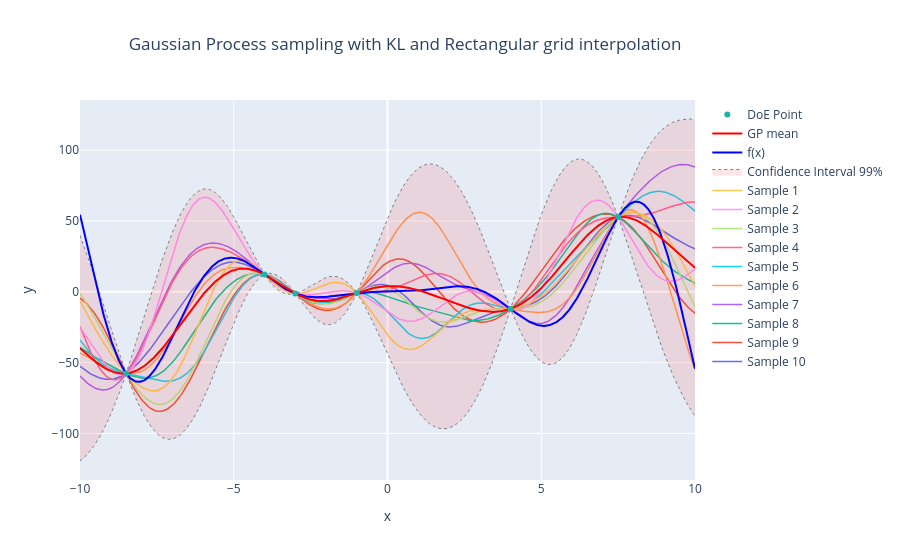

The code cell stored with this chart in its notebook:
### Code cell
fig = go.Figure()
fig = plot_trajectories(
    X_plot, X_doe, Y_doe, X_data, traj_rec, "KL and Rectangular grid interpolation"
)
fig.show()

### Figure 1 — Plotly figure (JSON) as saved in the notebook; plotly's stock layout.template omitted (floating-point values rounded to 4 significant figures; data arrays with more than 128 entries replaced by an {"elided": "..."} marker saying what was removed)
{"data": [{"line": {"dash": "solid", "width": 1.5}, "name": "Sample 10", "showlegend": true, "type": "scatter", "x": {"elided": "500 float values"}, "y": {"elided": "500 float values"}}, {"line": {"dash": "solid", "width": 1.5}, "name": "Sample 9", "showlegend": true, "type": "scatter", "x": {"elided": "500 float values"}, "y": {"elided": "500 float values"}}, {"line": {"dash": "solid", "width": 1.5}, "name": "Sample 8", "showlegend": true, "type": "scatter", "x": {"elided": "500 float values"}, "y": {"elided": "500 float values"}}, {"line": {"dash": "solid", "width": 1.5}, "name": "Sample 7", "showlegend": true, "type": "scatter", "x": {"elided": "500 float values"}, "y": {"elided": "500 float values"}}, {"line": {"dash": "solid", "width": 1.5}, "name": "Sample 6", "showlegend": true, "type": "scatter", "x": {"elided": "500 float values"}, "y": {"elided": "500 float values"}}, {"line": {"dash": "solid", "width": 1.5}, "name": "Sample 5", "showlegend": true, "type": "scatter", "x": {"elided": "500 float values"}, "y": {"elided": "500 float values"}}, {"line": {"dash": "solid", "width": 1.5}, "name": "Sample 4", "showlegend": true, "type": "scatter", "x": {"elided": "500 float values"}, "y": {"elided": "500 float values"}}, {"line": {"dash": "solid", "width": 1.5}, "name": "Sample 3", "showlegend": true, "type": "scatter", "x": {"elided": "500 float values"}, "y": {"elided": "500 float values"}}, {"line": {"dash": "solid", "width": 1.5}, "name": "Sample 2", "showlegend": true, "type": "scatter", "x": {"elided": "500 float values"}, "y": {"elided": "500 float values"}}, {"line": {"dash": "solid", "width": 1.5}, "name": "Sample 1", "showlegend": true, "type": "scatter", "x": {"elided": "500 float values"}, "y": {"elided": "500 float values"}}, {"line": {"color": "gray", "dash": "dot", "width": 1}, "showlegend": false, "type": "scatter", "x": {"elided": "1000 float values"}, "y": {"elided": "1000 float values"}}, {"fill": "tonexty", "fillcolor": "rgba(255, 0, 0, 0.1)", "line": {"color": "gray", "dash": "dot", "width": 1}, "name": "Confidence Interval 99%", "type": "scatter", "x": {"elided": "1000 float values"}, "y": {"elided": "1000 float values"}}, {"marker": {"color": "blue"}, "mode": "lines", "name": "f(x)", "type": "scatter", "x": {"elided": "1000 float values"}, "y": {"elided": "1000 float values"}}, {"marker": {"color": "red"}, "mode": "lines", "name": "GP mean", "type": "scatter", "x": {"elided": "1000 float values"}, "y": {"elided": "1000 float values"}}, {"marker": {"color": "lightseagreen"}, "mode": "markers", "name": "DoE Point", "type": "scatter", "x": [-8.5, -4.0, -3.0, -1.0, 4.0, 7.5], "y": [-57.69, 12.11, -1.27, -0.8415, -12.11, 52.76]}], "layout": {"title": {"text": "Gaussian Process sampling with KL and Rectangular grid interpolation", "x": 0.45}, "xaxis": {"title": {"text": "x"}}, "yaxis": {"title": {"text": "y"}}}}
